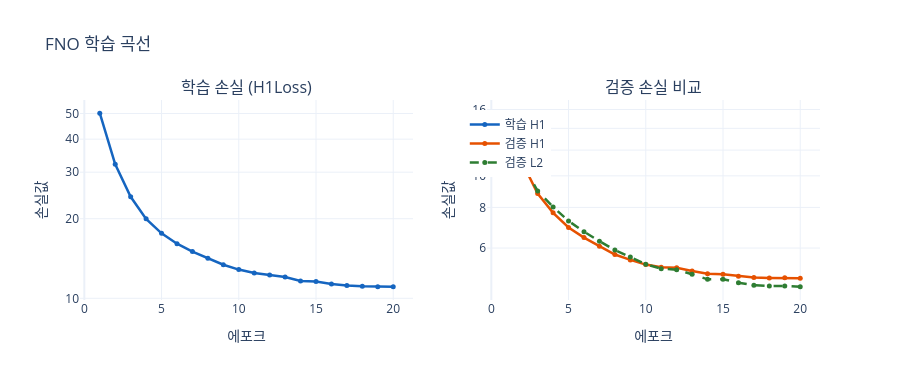

Notebook cell for this chart:
### Code cell
# ── 학습 곡선 시각화 ──
epochs = list(range(1, N_EPOCHS + 1))

fig = make_subplots(
    rows=1, cols=2,
    subplot_titles=['학습 손실 (H1Loss)', '검증 손실 비교'],
    horizontal_spacing=0.1,
)

# Train H1
fig.add_trace(go.Scatter(
    x=epochs, y=train_losses,
    mode='lines+markers', name='학습 H1',
    line=dict(color='#1565C0', width=2.5),
    marker=dict(size=5),
), row=1, col=1)

# Val H1
fig.add_trace(go.Scatter(
    x=epochs, y=val_losses_h1,
    mode='lines+markers', name='검증 H1',
    line=dict(color='#E65100', width=2.5),
    marker=dict(size=5),
), row=1, col=2)

# Val L2
fig.add_trace(go.Scatter(
    x=epochs, y=val_losses_l2,
    mode='lines+markers', name='검증 L2',
    line=dict(color='#2E7D32', width=2.5, dash='dash'),
    marker=dict(size=5),
), row=1, col=2)

fig.update_xaxes(title_text='에포크')
fig.update_yaxes(title_text='손실값', type='log')
fig.update_layout(
    height=380,
    template='plotly_white',
    title='FNO 학습 곡선',
    legend=dict(x=0.52, y=0.95),
)
fig.show()

best_l2 = min(val_losses_l2)
best_ep = val_losses_l2.index(best_l2) + 1
print(f'최저 검증 L2: {best_l2:.4f}  (에포크 {best_ep})')

### Figure 1 — Plotly figure (JSON) as saved in the notebook; plotly's stock layout.template omitted (floating-point values rounded to 4 significant figures)
{"data": [{"line": {"color": "#1565C0", "width": 2.5}, "marker": {"size": 5}, "mode": "lines+markers", "name": "학습 H1", "type": "scatter", "x": [1, 2, 3, 4, 5, 6, 7, 8, 9, 10, 11, 12, 13, 14, 15, 16, 17, 18, 19, 20], "xaxis": "x", "y": [50.18, 32.14, 24.22, 19.98, 17.61, 16.09, 15.03, 14.18, 13.39, 12.84, 12.46, 12.24, 12.05, 11.63, 11.57, 11.33, 11.18, 11.11, 11.06, 11.05], "yaxis": "y"}, {"line": {"color": "#E65100", "width": 2.5}, "marker": {"size": 5}, "mode": "lines+markers", "name": "검증 H1", "type": "scatter", "x": [1, 2, 3, 4, 5, 6, 7, 8, 9, 10, 11, 12, 13, 14, 15, 16, 17, 18, 19, 20], "xaxis": "x2", "y": [15.59, 10.98, 8.827, 7.7, 6.941, 6.46, 6.08, 5.73, 5.517, 5.336, 5.235, 5.221, 5.098, 5.0, 4.983, 4.916, 4.872, 4.858, 4.862, 4.847], "yaxis": "y2"}, {"line": {"color": "#2E7D32", "dash": "dash", "width": 2.5}, "marker": {"size": 5}, "mode": "lines+markers", "name": "검증 L2", "type": "scatter", "x": [1, 2, 3, 4, 5, 6, 7, 8, 9, 10, 11, 12, 13, 14, 15, 16, 17, 18, 19, 20], "xaxis": "x2", "y": [15.07, 10.94, 8.984, 8.019, 7.266, 6.737, 6.3, 5.912, 5.63, 5.353, 5.184, 5.147, 4.986, 4.807, 4.814, 4.691, 4.612, 4.583, 4.59, 4.558], "yaxis": "y2"}], "layout": {"annotations": [{"font": {"size": 16}, "showarrow": false, "text": "학습 손실 (H1Loss)", "x": 0.225, "xanchor": "center", "xref": "paper", "y": 1, "yanchor": "bottom", "yref": "paper"}, {"font": {"size": 16}, "showarrow": false, "text": "검증 손실 비교", "x": 0.775, "xanchor": "center", "xref": "paper", "y": 1, "yanchor": "bottom", "yref": "paper"}], "height": 380, "legend": {"x": 0.52, "y": 0.95}, "title": {"text": "FNO 학습 곡선"}, "xaxis": {"anchor": "y", "domain": [0, 0.45], "title": {"text": "에포크"}}, "xaxis2": {"anchor": "y2", "domain": [0.55, 1], "title": {"text": "에포크"}}, "yaxis": {"anchor": "x", "domain": [0, 1], "title": {"text": "손실값"}, "type": "log"}, "yaxis2": {"anchor": "x2", "domain": [0, 1], "title": {"text": "손실값"}, "type": "log"}}}
